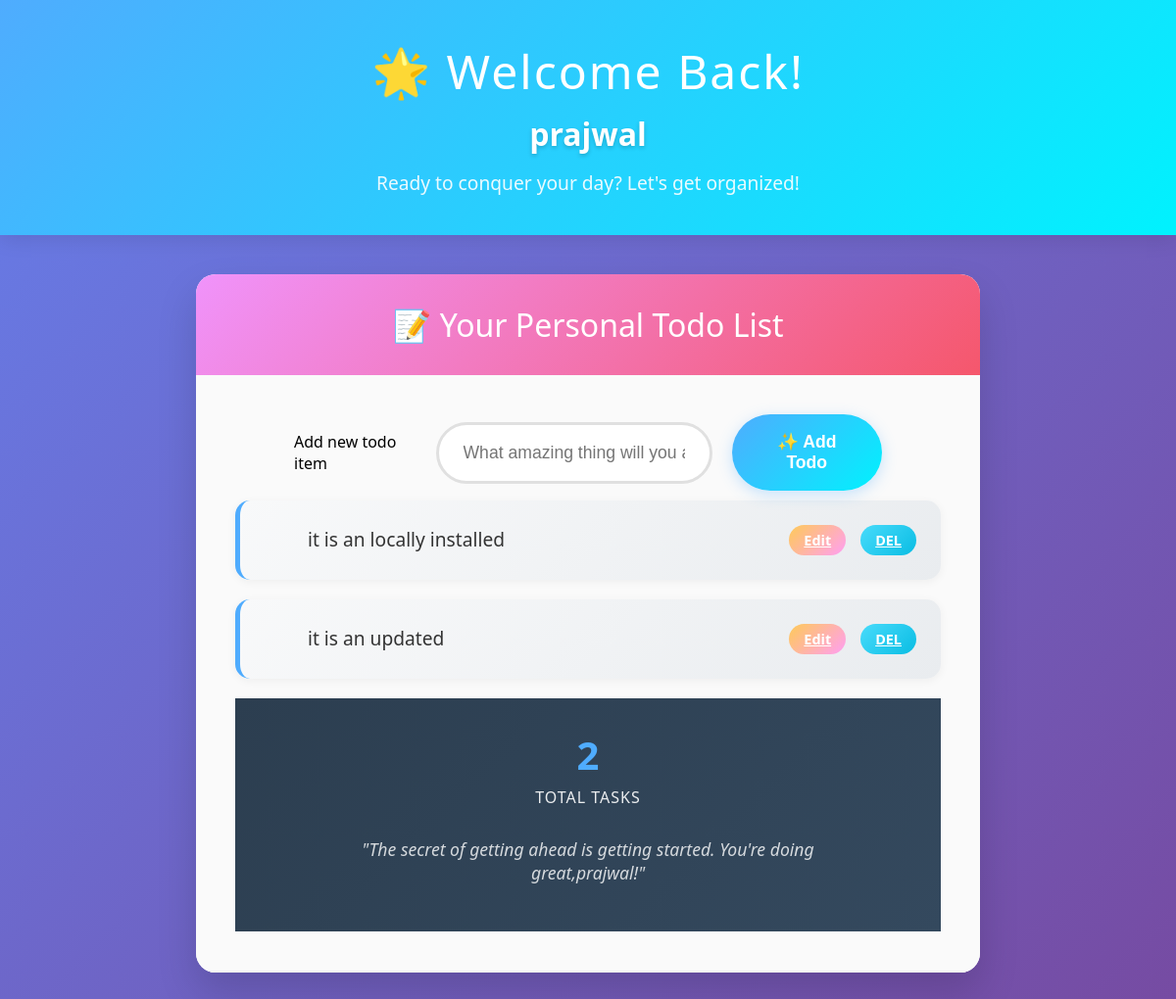
/home/ (signed in), run on an earlier commit of the app's database.
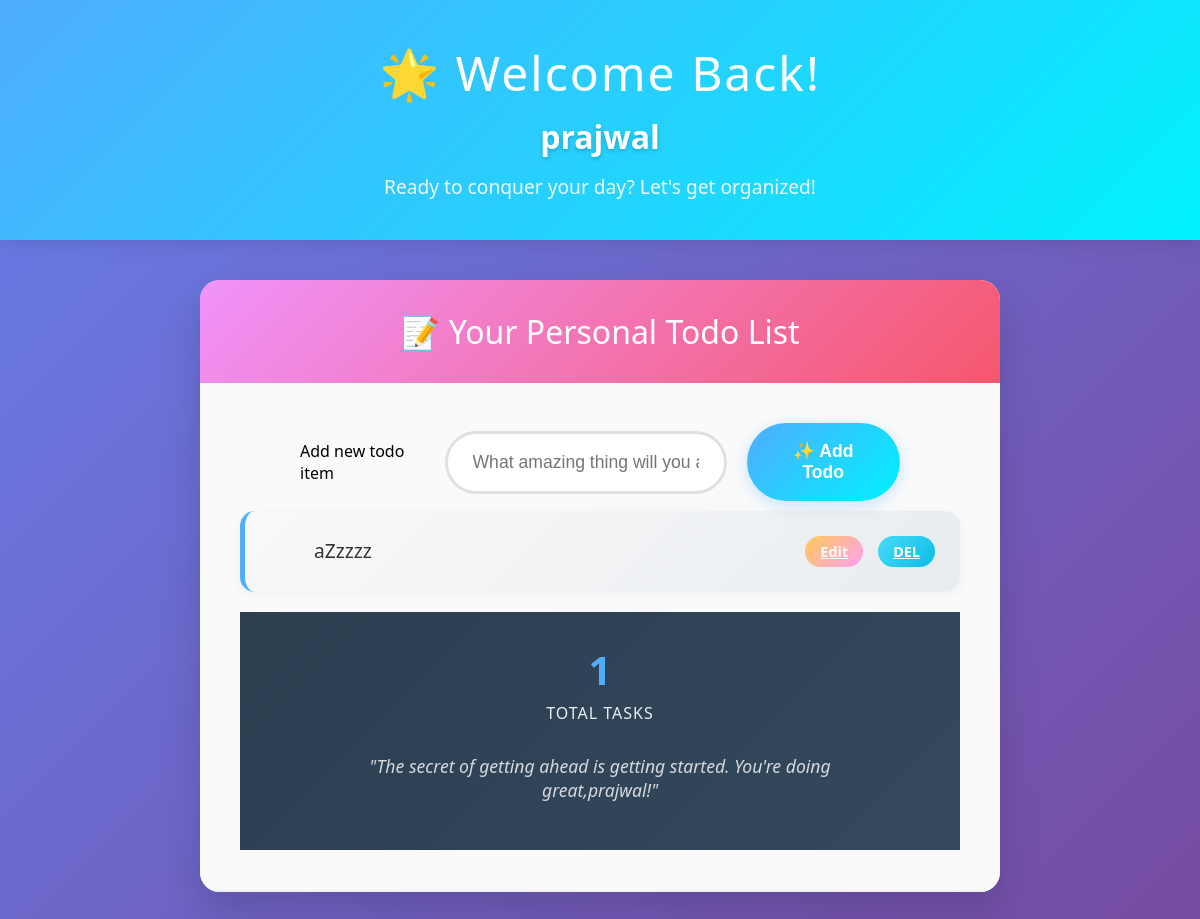
And on a later commit of the database.
### demo/models.py (models this page shows)
class log(models.Model):
    srno=models.AutoField(auto_created=True,primary_key=True)
    user=models.ForeignKey(User,on_delete=models.CASCADE)
    username=models.CharField(max_length=100)
    ryzen=models.DateTimeField(default=datetime.now)

### demo/views.py (the view)
# urls.py: 2. Add a URL to urlpatterns:  path('', views.home, name='home')
def home(request):
    user=request.user
    if request.method=='POST':
        text=request.POST.get("toodo")
        print(text)
        out=log.objects.create(username=text,user=user)
        out.save()
    user=request.user
    eng=log.objects.filter(user=user).order_by('-ryzen')
    num_obj=log.objects.filter(user=user).count()
    return render(request,'home.html',{'name':user,'eng':eng,'num_obj':num_obj})

### templates/home.html (shortened to what this page needs)
{%load static%}
<!DOCTYPE html>
<html lang="en">
<head>
    <link rel="stylesheet" href="{%static 'css/home.css'%}">
</head>
<body>
    <div class="fullscreen-container">
        <header class="welcome-header">
            <h1>🌟 Welcome Back!</h1>
            <div class="username">{{name}}</div>
            <p class="welcome-subtitle">Ready to conquer your day? Let's get organized!</p>
        </header>
        <main class="main-content">
            <div class="todo-container">
                <header class="todo-header">
                    <h2>📝 Your Personal Todo List</h2>
                </header>
                <section class="add-todo-section">
                    <form class="input-group"method="POST">
                        <label for="todoInput" class="sr-only">Add new todo item</label>
                        <input
                            type="text"
                            id="todoInput"
                            class="todo-input"
                            placeholder="What amazing thing will you accomplish today?"
                            name="toodo"
                            required
                        >
                        <button type="submit" class="add-btn">✨ Add Todo</button>
                    </form>
                            {%for i in eng %}
                        <div class="todo-item">
                            <a href="#" class="todo-checkbox"></a>
                            <label for="todo5" class="todo-text">{{i.username}}</label>
                            <a class="priority-badge medium" href="{%url 'amd' i.srno%}">Edit</a>
                            <a class="priority-badge low" href="{%url 'homer' i.srno %}">DEL</a>
                        </div>
                             {%endfor%}
                <footer class="stats-footer">
                    <div class="stats-grid">
                        <div class="stat-item">
                            <div class="stat-number">{{num_obj}}</div>
                            <div class="stat-label">Total Tasks</div>
                    <p class="motivational-quote">
                        "The secret of getting ahead is getting started. You're doing great,{{name}}!"
                    </p>
                </footer>
            </div>
        </main>
    </div>
</body>
</html>

### static/css/home.css (style rules this page uses)
body { box-sizing: border-box; margin: 0; padding: 0; font-family: 'Segoe UI', Tahoma, Geneva, Verdana, sans-serif; background: linear-gradient(135deg, #667eea 0%, #764ba2 100%); height: 100%; overflow-x: hidden; }
html { height: 100%; }
.fullscreen-container { min-height: 100%; display: flex; flex-direction: column; }
.welcome-header { background: linear-gradient(135deg, #4facfe 0%, #00f2fe 100%); padding: 40px 20px; text-align: center; color: white; box-shadow: 0 4px 20px rgba(0, 0, 0, 0.1); }
.welcome-header h1 { margin: 0 0 10px 0; font-size: 3rem; font-weight: 300; letter-spacing: 2px; }
.username { font-size: 2rem; font-weight: 600; margin: 10px 0; text-shadow: 0 2px 4px rgba(0, 0, 0, 0.2); }
.welcome-subtitle { margin: 15px 0 0 0; opacity: 0.9; font-size: 1.2rem; font-weight: 300; }
.main-content { flex: 1; display: flex; justify-content: center; align-items: flex-start; padding: 40px 20px; }
.todo-container { width: 100%; max-width: 800px; background: white; border-radius: 20px; box-shadow: 0 20px 40px rgba(0, 0, 0, 0.15); overflow: hidden; }
.todo-header { background: linear-gradient(135deg, #f093fb 0%, #f5576c 100%); padding: 30px; text-align: center; color: white; }
.todo-header h2 { margin: 0; font-size: 2rem; font-weight: 400; }
.add-todo-section { padding: 40px; border-bottom: 2px solid #f0f0f0; background: #fafafa; }
.input-group { display: flex; gap: 20px; align-items: center; max-width: 600px; margin: 0 auto; }
.todo-input { flex: 1; padding: 18px 25px; border: 3px solid #e0e0e0; border-radius: 50px; font-size: 1.1rem; outline: none; transition: all 0.3s ease; background: white; }
.add-btn { padding: 18px 30px; background: linear-gradient(135deg, #4facfe 0%, #00f2fe 100%); color: white; border: none; border-radius: 50px; font-size: 1.1rem; font-weight: 600; cursor: pointer; transition: all 0.3s ease; min-width: 140px; box-shadow: 0 4px 15px rgba(79, 172, 254, 0.3); }
.todo-item { display: flex; align-items: center; padding: 25px; margin-top: 10px; margin-bottom: 20px; background: linear-gradient(135deg, #f8f9fa 0%, #e9ecef 100%); border-radius: 15px; border-left: 5px solid #4facfe; transition: all 0.3s ease; box-shadow: 0 2px 10px rgba(0, 0, 0, 0.05); }
.todo-checkbox { width: 24px; height: 24px; margin-right: 20px; cursor: pointer; accent-color: #4facfe; transform: scale(1.2); }
.todo-text { flex: 1; font-size: 1.2rem; color: #333; line-height: 1.5; font-weight: 500; }
.priority-badge { background: linear-gradient(135deg, #ff6b6b 0%, #ee5a24 100%); color: white; padding: 6px 15px; border-radius: 20px; font-size: 0.9rem; font-weight: 600; margin-left: 15px; }
.priority-badge.medium { background: linear-gradient(135deg, #feca57 0%, #ff9ff3 100%); }
.priority-badge.low { background: linear-gradient(135deg, #48dbfb 0%, #0abde3 100%); }
.stats-footer { background: linear-gradient(135deg, #2c3e50 0%, #34495e 100%); color: white; padding: 30px; text-align: center; }
.stats-grid { display: grid; grid-template-columns: repeat(auto-fit, minmax(200px, 1fr)); gap: 30px; max-width: 600px; margin: 0 auto; }
.stat-item { text-align: center; }
.stat-number { font-size: 2.5rem; font-weight: 700; margin-bottom: 5px; color: #4facfe; }
.stat-label { font-size: 1rem; opacity: 0.9; text-transform: uppercase; letter-spacing: 1px; }
.motivational-quote { margin-top: 30px; font-style: italic; font-size: 1.1rem; opacity: 0.8; max-width: 500px; margin-left: auto; margin-right: auto; }

What changed in the data, as far as the page shows it:
removed log: username "it is an locally installed"
changed log: username "it is an updated" → "aZzzzz"
Also different on the page:
{{ num_obj }}: "2" → "1"
